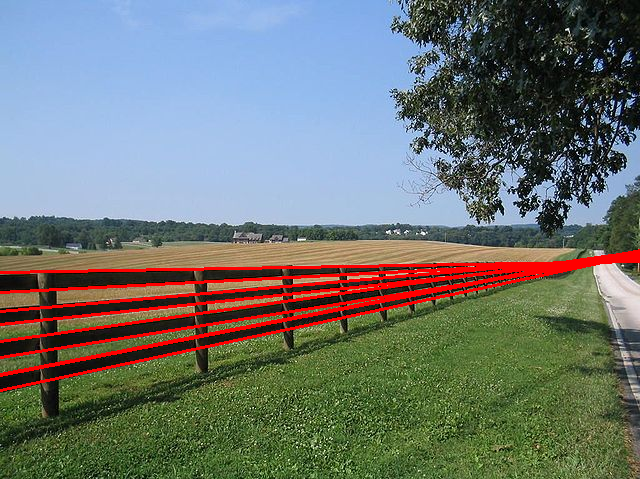
//> input picture Data/obrazok.png, 640 x 479 px
$ ./main   (built with g++ and OpenCV 4)
//> lines starting //> are read from the running program, lines starting //| are printed output that depends on the picture; after the words box and inside, x2 and y2 are one past the last pixel; in counts of white or black regions, pixels touching at a corner belong together
// [33 lines of licence text are left out]

#include <stdio.h>
//#include <dirent.h>
//#include <unistd.h>
#include <string>
#include <map>
#include <iostream>

#include "opencv2/highgui/highgui.hpp"
#include "opencv2/imgproc/imgproc.hpp"
#include "opencv2/core/core.hpp"

#include "hough.h"

/*
extern FILE *stdin;
extern FILE *stdout;
extern FILE *stderr;

*/
std::string img_path="../Data/obrazok.png";
int threshold = 0;

const char* CW_IMG_ORIGINAL = "Result";
const char* CW_IMG_EDGE = "Canny Edge Detection";
const char* CW_ACCUMULATOR = "Accumulator";

void doTransform(std::string, int threshold);


void usage(char * s)
{

	fprintf(stderr, "\n");
	fprintf(stderr, "%s -s <source file> [-t <threshold>] - hough transform. build: %s-%s \n", s, __DATE__, __TIME__);
	fprintf(stderr, "   s: path image file\n");
	fprintf(stderr, "   t: hough threshold\n");
	fprintf(stderr, "\nexample:  ./hough -s ./img/russell-crowe-robin-hood-arrow.jpg -t 195\n");
	fprintf(stderr, "\n");
}

int main(int argc, char** argv) {


	cv::namedWindow(CW_IMG_ORIGINAL, cv::WINDOW_AUTOSIZE);
	cv::namedWindow(CW_IMG_EDGE, cv::WINDOW_AUTOSIZE);
	cv::namedWindow(CW_ACCUMULATOR, cv::WINDOW_AUTOSIZE);

	cvMoveWindow(CW_IMG_ORIGINAL, 10, 10);
	cvMoveWindow(CW_IMG_EDGE, 680, 10);
	cvMoveWindow(CW_ACCUMULATOR, 1350, 10);

	doTransform(img_path, threshold);

	return 0;
}


void doTransform(std::string file_path, int threshold)
{
//> called with file_path = "../Data/obrazok.png", threshold = 0
	cv::Mat img_edge;
	cv::Mat img_blur;

	cv::Mat img_ori = cv::imread(file_path, 1);
//> img_ori is the input picture: 479 rows x 640 cols, CV_8UC3; mean B, G, R 112, 117.2, 110.6
	cv::blur(img_ori, img_blur, cv::Size(5, 5));
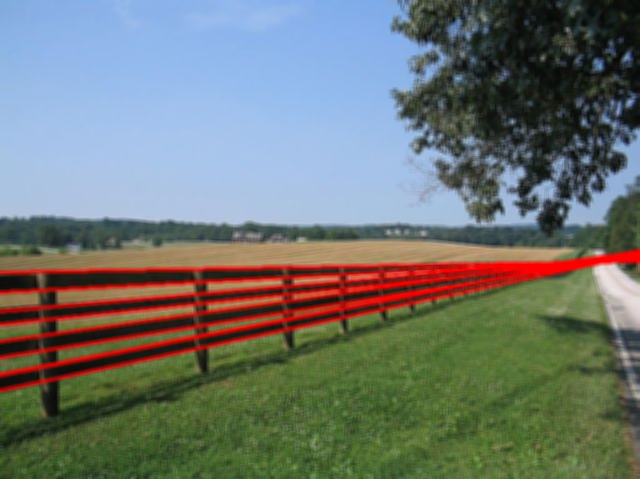
//> img_blur: 479 rows x 640 cols, CV_8UC3; mean B, G, R 112, 117.2, 110.6
	cv::Canny(img_blur, img_edge, 100, 150, 3);
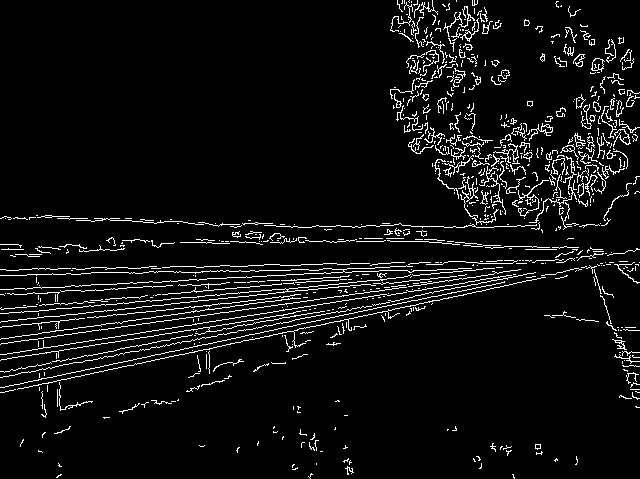
//> img_edge: 479 rows x 640 cols, CV_8UC1; 6% white in thin lines or dots

	int w = img_edge.cols;
//> w = 640
	int h = img_edge.rows;
//> h = 479

	//Transform
//> (the run ends here: the program needs code that is not available in this run, at `keymolen::Hough hough;`)

$ run again, with Data/846344_3.jpg saved as Data/obrazok.png
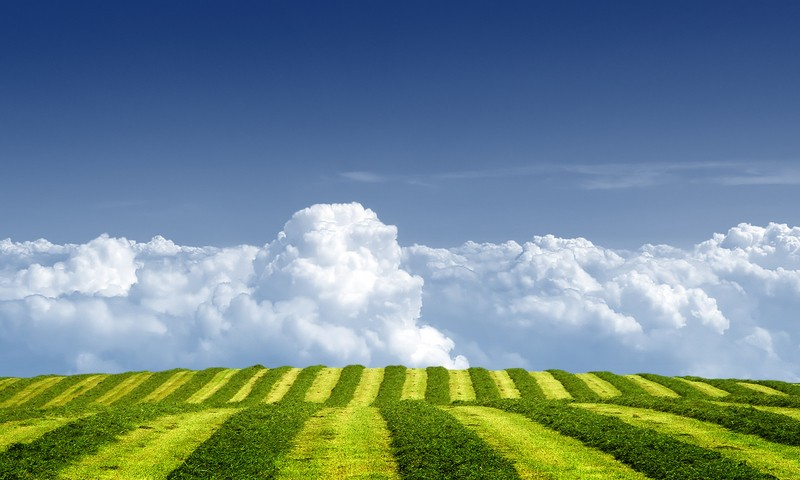
//> input picture Data/846344_3.jpg, 800 x 480 px
//> in doTransform, img_ori is the input picture: 480 rows x 800 cols, CV_8UC3; mean B, G, R 139.9, 136.6, 112.3
//> in doTransform, `cv::Canny(img_blur, img_edge, 100, 150, 3);`:
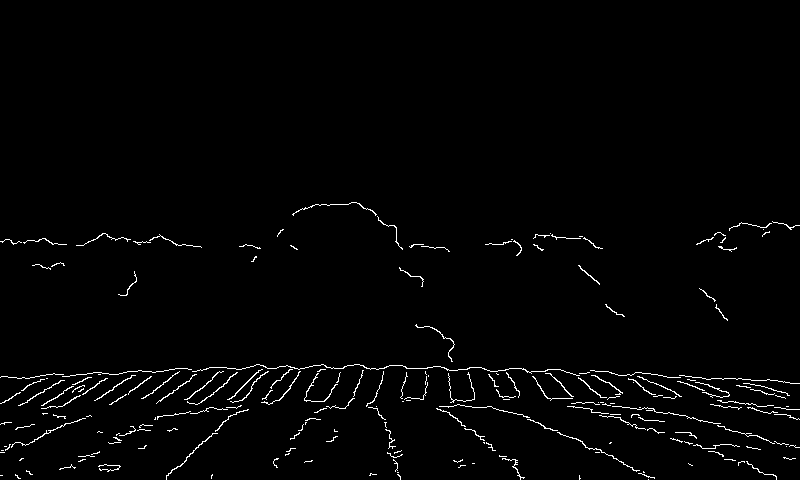
//> img_edge: 480 rows x 800 cols, CV_8UC1; 1.7% white in thin lines or dots, all inside (x1, y1, x2, y2) = (0, 202, 800, 480)
